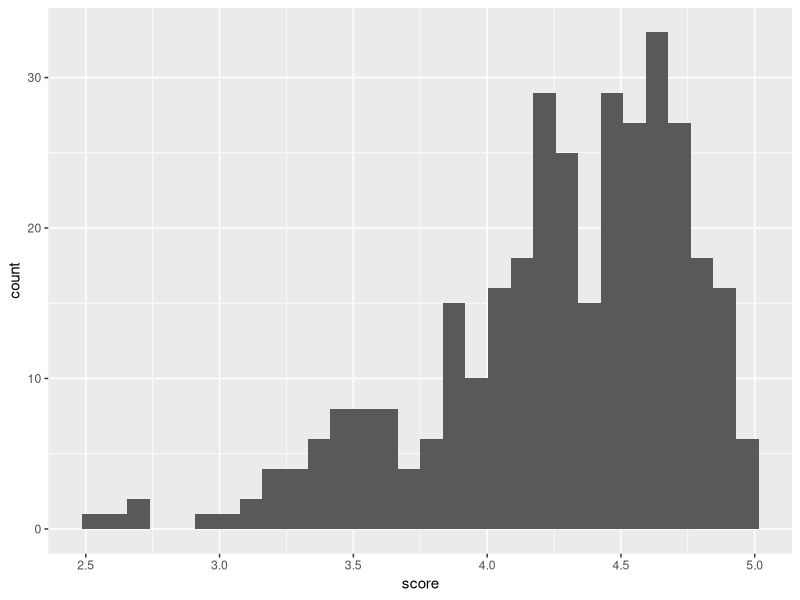
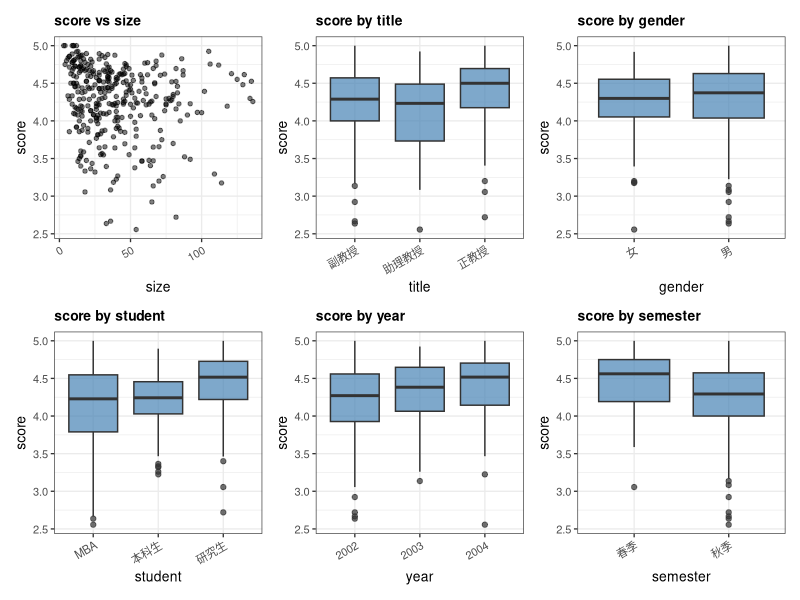
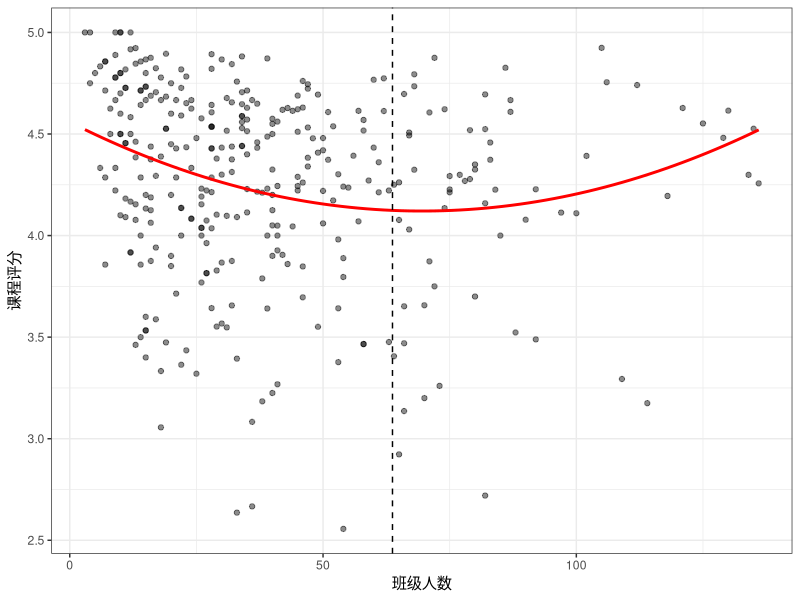
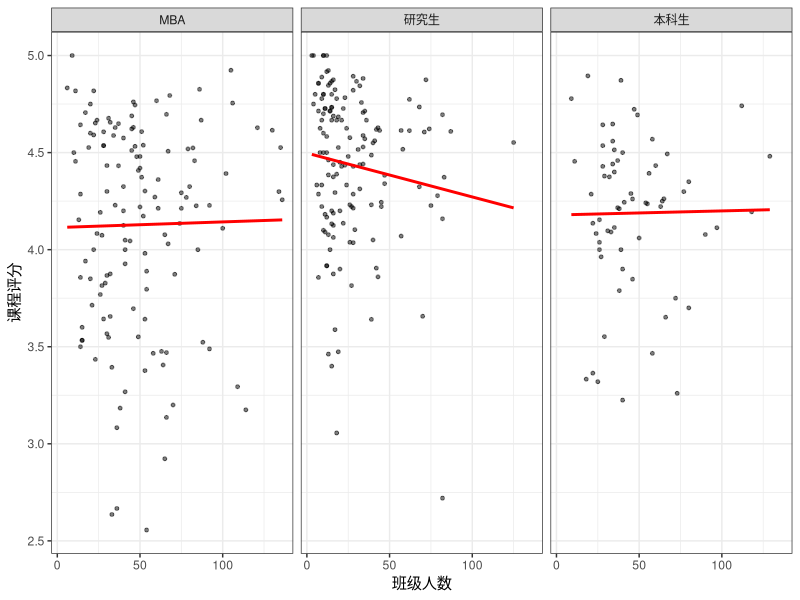
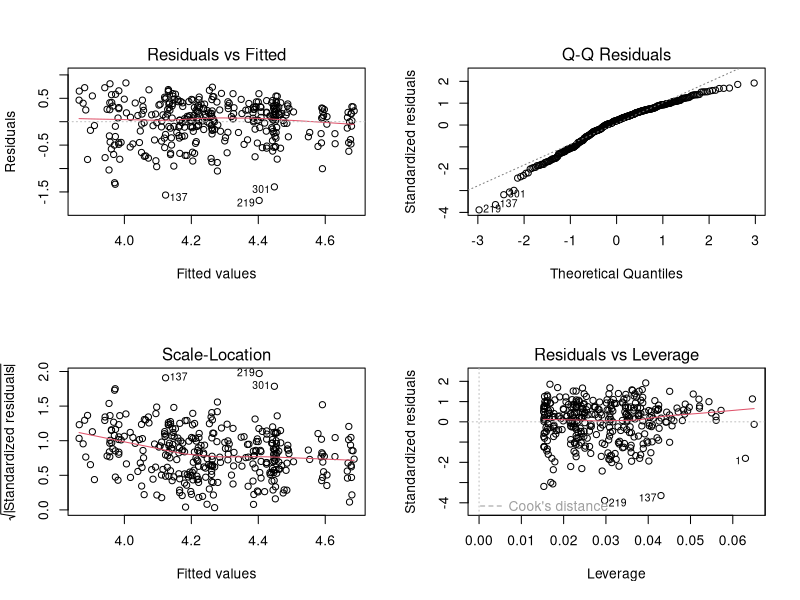
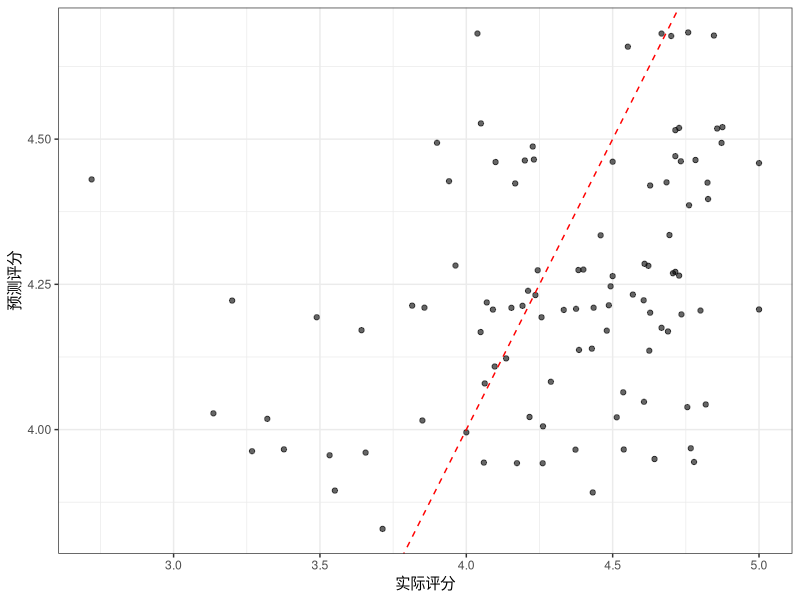
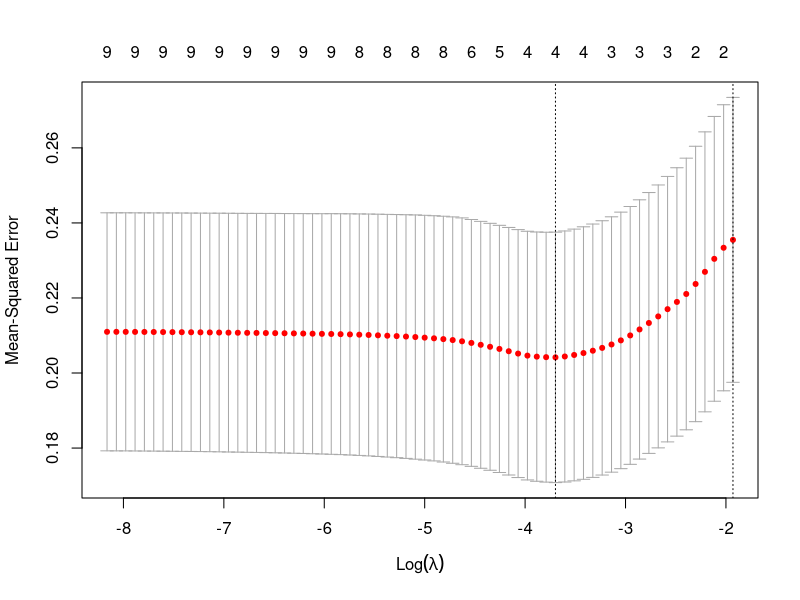

Generate these figures, in order, with R:
## ---- chunk 1
knitr::opts_chunk$set(
  warning = FALSE,
  message = FALSE,
  fig.width = 6,
  fig.height = 4,
  fig.align = "center",
  out.width = "80%",
  cache = FALSE
  )
## ---- chunk 2
library(tidyverse)
setwd("C:/Users/wendashi/Desktop/ids_hw1")
d = read.csv("SET.csv", header = T, stringsAsFactors = TRUE)
head(d)
## ---- chunk 3
d$year <- factor(d$year, levels = c(2002, 2003, 2004))
## ---- chunk 4
summary(d)
## ---- chunk 5
ggplot(data = d, aes(x = score)) + 
  geom_histogram(bins = 30)
## ---- chunk 6
library(patchwork)       # 用于拼图

# 统一主题，避免每张图重复写
th <- theme_bw(base_size = 10) +
  theme(plot.title = element_text(face = "bold", size = 10),
        axis.text.x = element_text(angle = 30, hjust = 1))

# 连续 vs 连续 → 散点图
p1 <- ggplot(d, aes(size, score)) +
  geom_point(alpha = .5, size = 1.2) +
  labs(title = "score vs size", x = "size", y = "score") + 
  th

# 分类 vs 连续 → 箱线图（5 张结构一样，只有 x 变量不同）
p2 <- ggplot(d, aes(title, score)) +
  geom_boxplot(fill = "steelblue", alpha = .7) +
  labs(title = "score by title", x = "title", y = "score") + 
  th

p3 <- ggplot(d, aes(gender, score)) +
  geom_boxplot(fill = "steelblue", alpha = .7) +
  labs(title = "score by gender", x = "gender", y = "score") + 
  th

p4 <- ggplot(d, aes(student, score)) +
  geom_boxplot(fill = "steelblue", alpha = .7) +
  labs(title = "score by student", x = "student", y = "score") + 
  th

p5 <- ggplot(d, aes(year, score)) +
  geom_boxplot(fill = "steelblue", alpha = .7) +
  labs(title = "score by year", x = "year", y = "score") + 
  th

p6 <- ggplot(d, aes(semester, score)) +
  geom_boxplot(fill = "steelblue", alpha = .7) +
  labs(title = "score by semester", x = "semester", y = "score") + 
  th

# 排版两行三列
(p1 | p2 | p3) / (p4 | p5 | p6)
## ---- chunk 7
d$title    <- factor(d$title,    levels = c("助理教授", "副教授", "正教授"))
d$gender   <- factor(d$gender,   levels = c("男", "女"))
d$student  <- factor(d$student,  levels = c("MBA", "研究生", "本科生"))
d$semester <- factor(d$semester, levels = c("秋季", "春季"))

# 打印基准组，确认设置无误
cat("基准组：", levels(d$title)[1], "/", levels(d$gender)[1], "/",
    levels(d$student)[1], "/", levels(d$semester)[1], "/", levels(d$year)[1], "\n")
## ---- chunk 8
library(broom)
m1 <- lm(score ~ title + gender + student + year + semester + size, data = d)
summary(m1)
tidy(m1, conf.int = TRUE) |> knitr::kable(digits = 4)
cat("R² =", round(summary(m1)$r.squared, 3),
    "；调整 R² =", round(summary(m1)$adj.r.squared, 3), "\n")
## ---- chunk 9
d$size2 <- d$size^2
m2 <- lm(score ~ title + gender + student + year + semester + size + size2, data = d)
m3 <- lm(score ~ title + gender + student + year + semester + log(size), data = d)

# 嵌套模型检验：m2 比 m1 多的 size² 这一项值不值得加
anova(m1, m2)

# 二次模型与对数模型中人数项的系数
sm2 <- tidy(m2) |> dplyr::filter(term %in% c("size", "size2")) |> as.data.frame()
sm2$estimate  <- format(round(sm2$estimate, 7),   scientific = FALSE, drop0trailing = TRUE)
sm2$std.error <- format(signif(sm2$std.error, 4), scientific = FALSE, drop0trailing = TRUE)
sm2$statistic <- round(sm2$statistic, 3)
sm2$p.value   <- round(sm2$p.value, 4)
knitr::kable(sm2)

sm3 <- tidy(m3) |> dplyr::filter(term == "log(size)") |> as.data.frame()
sm3$estimate  <- format(round(sm3$estimate, 6),   scientific = FALSE, drop0trailing = TRUE)
sm3$std.error <- format(signif(sm3$std.error, 4), scientific = FALSE, drop0trailing = TRUE)
sm3$statistic <- round(sm3$statistic, 3)
sm3$p.value   <- round(sm3$p.value, 4)
knitr::kable(sm3)

# 三个模型横向比较
cmp <- data.frame(模型 = c("m1 线性", "m2 二次", "m3 对数"))
cmp$R2     <- round(c(summary(m1)$r.squared,     summary(m2)$r.squared,     summary(m3)$r.squared), 3)
cmp$调整R2 <- round(c(summary(m1)$adj.r.squared, summary(m2)$adj.r.squared, summary(m3)$adj.r.squared), 3)
cmp$AIC    <- round(c(AIC(m1), AIC(m2), AIC(m3)), 2)
cmp$BIC    <- round(c(BIC(m1), BIC(m2), BIC(m3)), 2)
knitr::kable(cmp, row.names = FALSE)

# 二次项系数与拐点
co <- coef(m2)
cat("size 一次项 =", round(co["size"], 6), "；size² 二次项 =", signif(co["size2"], 4), "\n")
cat("拐点 =", round(-co["size"] / (2 * co["size2"]), 1), "人\n")

# 不同人数下 size 项对评分的贡献
s <- c(3, 20, 40, 60, 80, 100, 136)
data.frame(人数 = s, 贡献 = round(co["size"] * s + co["size2"] * s^2, 3)) |>
  knitr::kable(row.names = FALSE)
## ---- chunk 10
ggplot(d, aes(size, score)) +
  geom_point(alpha = .45) +
  geom_smooth(method = "lm", formula = y ~ poly(x, 2), se = FALSE, color = "red") +
  geom_vline(xintercept = -co["size"] / (2 * co["size2"]), linetype = 2) +
  labs(x = "班级人数", y = "课程评分") +
  theme_bw()
## ---- chunk 11
# 按人数分组的平均分，用于对照上图中二次曲线的形状
grp <- cut(d$size, breaks = c(0, 20, 35, 55, 80, 100, 137),
           labels = c("≤20", "21–35", "36–55", "56–80", "81–100", ">100"))
data.frame(人数分组 = levels(grp),
           课程数   = as.vector(table(grp)),
           平均分   = round(as.vector(tapply(d$score, grp, mean)), 3)) |>
  knitr::kable(row.names = FALSE)

# 未控制其他变量时（即图中那条红色曲线）的最低点
q_raw <- lm(score ~ size + I(size^2), data = d)
qb    <- coef(q_raw)
x_min <- -qb[2] / (2 * qb[3])
cat("未控制其他变量时，曲线在", round(x_min, 1), "人处最低，约",
    round(predict(q_raw, data.frame(size = x_min)), 2), "分\n")
## ---- chunk 12
m1_nostu <- lm(score ~ title + gender + year + semester + size, data = d)
data.frame(
  模型 = c("含 student", "不含 student"),
  size系数 = round(c(coef(m1)["size"], coef(m1_nostu)["size"]), 4),
  t值 = round(c(summary(m1)$coefficients["size", 3], summary(m1_nostu)$coefficients["size", 3]), 3),
  p值 = round(c(summary(m1)$coefficients["size", 4], summary(m1_nostu)$coefficients["size", 4]), 4),
  R2 = round(c(summary(m1)$r.squared, summary(m1_nostu)$r.squared), 3)
) |> knitr::kable(row.names = FALSE)
## ---- chunk 13
ggplot(d, aes(size, score)) +
  geom_point(alpha = .5, size = 1) +
  geom_smooth(method = "lm", se = FALSE, color = "red") +
  facet_wrap(~ student) +
  labs(x = "班级人数", y = "课程评分") +
  theme_bw()
## ---- chunk 14
# 各学生类别的课程数、平均班额、平均分，以及组内人数与评分的相关系数
grp_stu <- d |>
  dplyr::group_by(student) |>
  dplyr::summarise(课程数 = dplyr::n(),
                   平均班额 = round(mean(size), 1),
                   平均分 = round(mean(score), 3),
                   组内相关系数 = round(cor(size, score), 3))
knitr::kable(grp_stu)
## ---- chunk 15
table(d$semester, d$title)
table(d$semester, d$gender)
round(tapply(d$size,  d$semester, mean), 1)
round(tapply(d$score, d$semester, mean), 3)
## ---- chunk 16
sem_tab <- data.frame(
  控制变量 = c("仅学期", "+ 学生类别", "+ 学生类别、年份、人数",
               "+ 学生类别、年份、人数、职称、性别")
)
sem_tab$学期系数 <- round(c(
  coef(lm(score ~ semester, data = d))[2],
  coef(lm(score ~ semester + student, data = d))[2],
  coef(lm(score ~ semester + student + year + size, data = d))[2],
  coef(lm(score ~ semester + student + year + size + title + gender, data = d))[2]
), 4)
knitr::kable(sem_tab, row.names = FALSE)
## ---- chunk 17
par(mfrow = c(2, 2))
plot(m1)
par(mfrow = c(1, 1))
## ---- chunk 18
# 残差诊断的数值摘要
resid_m1 <- residuals(m1)
worst    <- order(resid_m1)[1:3]
cat("最大 Cook 距离 =", round(max(cooks.distance(m1)), 3), "\n")
cat("|残差| 与拟合值的相关系数 =", round(cor(abs(resid_m1), fitted(m1)), 3), "\n")
cat("Shapiro-Wilk 正态性检验 p 值 =", signif(shapiro.test(resid_m1)$p.value, 3), "\n")
data.frame(行号 = worst, 残差 = round(resid_m1[worst], 2)) |>
  knitr::kable(row.names = FALSE)
## ---- chunk 19
if (requireNamespace("car", quietly = TRUE)) {
  knitr::kable(round(car::vif(m1), 3))
} else {
  message("未安装 car 包，vif 计算跳过；可先运行 install.packages('car')")
}
## ---- chunk 20
set.seed(303250203)
n <- nrow(d)
idx <- sample(n, size = round(0.7 * n))
train <- d[idx, ]
test  <- d[-idx, ]

cat("训练集", nrow(train), "门；测试集", nrow(test), "门\n")
cat("训练集平均分", round(mean(train$score), 3),
    "；测试集平均分", round(mean(test$score), 3), "\n")
## ---- chunk 21
rmse <- function(actual, pred) sqrt(mean((actual - pred)^2))
mae  <- function(actual, pred) mean(abs(actual - pred))
r2   <- function(actual, pred) 1 - sum((actual - pred)^2) / sum((actual - mean(actual))^2)

fml <- score ~ title + gender + student + year + semester + size

# 基准：只用训练集均值预测
m_null <- lm(score ~ 1, data = train)

# 与第 2 节相同的设定，但只用训练集估计
m_train <- lm(fml, data = train)

# 正则化模型需要设计矩阵
library(glmnet)
x_train <- model.matrix(fml, data = train)[, -1]
x_test  <- model.matrix(fml, data = test)[, -1]
y_train <- train$score
y_test  <- test$score

set.seed(303250203)
cv_ridge <- cv.glmnet(x_train, y_train, alpha = 0, nfolds = 10)
set.seed(303250203)
cv_lasso <- cv.glmnet(x_train, y_train, alpha = 1, nfolds = 10)

cat("训练集 OLS 的 R² =", round(summary(m_train)$r.squared, 3), "\n")
cat("岭回归 lambda.min =", signif(cv_ridge$lambda.min, 3),
    "；Lasso lambda.min =", signif(cv_lasso$lambda.min, 3), "\n")
## ---- chunk 22
pred_null  <- predict(m_null, newdata = test)
pred_ols   <- predict(m_train, newdata = test)
pred_ridge <- as.numeric(predict(cv_ridge, s = "lambda.min", newx = x_test))
pred_lasso <- as.numeric(predict(cv_lasso, s = "lambda.min", newx = x_test))

perf <- data.frame(
  模型 = c("训练集均值", "OLS", "岭回归", "Lasso"),
  RMSE = round(c(rmse(y_test, pred_null), rmse(y_test, pred_ols),
                 rmse(y_test, pred_ridge), rmse(y_test, pred_lasso)), 4),
  MAE  = round(c(mae(y_test, pred_null), mae(y_test, pred_ols),
                 mae(y_test, pred_ridge), mae(y_test, pred_lasso)), 4),
  R2   = round(c(r2(y_test, pred_null), r2(y_test, pred_ols),
                 r2(y_test, pred_ridge), r2(y_test, pred_lasso)), 4)
)
knitr::kable(perf, row.names = FALSE)

cat("OLS 预测值范围", round(range(pred_ols), 3),
    "；测试集实际范围", round(range(y_test), 3), "\n")
## ---- chunk 23
ggplot(data.frame(实际 = y_test, 预测 = pred_ols), aes(实际, 预测)) +
  geom_point(alpha = .6) +
  geom_abline(slope = 1, intercept = 0, linetype = 2, color = "red") +
  labs(x = "实际评分", y = "预测评分") +
  theme_bw()
## ---- chunk 24
co_lasso     <- coef(cv_lasso, s = "lambda.min")[-1, 1]
co_lasso_1se <- coef(cv_lasso, s = "lambda.1se")[-1, 1]

data.frame(变量 = names(co_lasso), 系数 = round(co_lasso, 4)) |>
  dplyr::filter(系数 != 0) |>
  knitr::kable(row.names = FALSE)

cat("设计矩阵共", length(co_lasso), "列；lambda.min 下保留", sum(co_lasso != 0),
    "个变量；lambda.1se 下保留", sum(co_lasso_1se != 0), "个变量\n")
## ---- chunk 25
plot(cv_lasso)
## ---- chunk 26
R <- 200
res <- matrix(NA_real_, R, 4)
for (s in seq_len(R)) {
  set.seed(s)
  ii  <- sample(n, round(0.7 * n))
  tr  <- d[ii, ]
  te  <- d[-ii, ]
  xtr <- model.matrix(fml, data = tr)[, -1]
  xte <- model.matrix(fml, data = te)[, -1]
  fit_ols <- lm(fml, data = tr)
  set.seed(s)
  cvr <- cv.glmnet(xtr, tr$score, alpha = 0, nfolds = 5)
  set.seed(s)
  cvl <- cv.glmnet(xtr, tr$score, alpha = 1, nfolds = 5)
  res[s, ] <- c(
    rmse(te$score, rep(mean(tr$score), nrow(te))),
    rmse(te$score, predict(fit_ols, te)),
    rmse(te$score, as.numeric(predict(cvr, s = "lambda.min", newx = xte))),
    rmse(te$score, as.numeric(predict(cvl, s = "lambda.min", newx = xte)))
  )
}
colnames(res) <- c("训练集均值", "OLS", "岭回归", "Lasso")
data.frame(模型 = colnames(res),
           平均RMSE = round(colMeans(res), 4),
           标准差   = round(apply(res, 2, sd), 4)) |>
  knitr::kable(row.names = FALSE)

win <- apply(res[, 2:4], 1, which.min)
cat("三种方法的胜出次数：OLS", sum(win == 1), "；岭回归", sum(win == 2), "；Lasso", sum(win == 3), "\n")

cat("Lasso 减 OLS 的平均差 =", round(mean(res[, "Lasso"] - res[, "OLS"]), 4),
    "；差值范围", round(min(res[, "Lasso"] - res[, "OLS"]), 4), "至",
    round(max(res[, "Lasso"] - res[, "OLS"]), 4), "\n")
